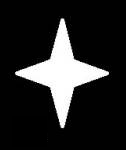
#> input picture opencv-python-学习笔记-kenny/笔记配套代码/04_cv_image-process/mydata/sijiaoxing.png, 126 x 150 px
$ python convecitydefects.py   (older library calls are emulated)
#> lines starting #> are read from the running program, lines starting #| are printed output that depends on the picture; after the words box and inside, x2 and y2 are one past the last pixel; in counts of white or black regions, pixels touching at a corner belong together
import cv2
import numpy as np

img = cv2.imread('../../mydata/sijiaoxing.png')  # 填写图片名称
#> img is the input picture: shape (150, 126, 3); min 0, max 255, mean 39.3
cv2.imshow("pic", img)
gray = cv2.cvtColor(img,cv2.COLOR_BGR2GRAY)
ret,th = cv2.threshold(gray,125,255,cv2.THRESH_BINARY)
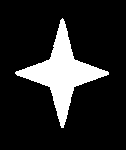
#> th: shape (150, 126); 15.2% white; 1 white region
_,contours,hierarchy = cv2.findContours(th,cv2.RETR_TREE,cv2.CHAIN_APPROX_SIMPLE)
#> contours = 1 contour; box (x1, y1, x2, y2) and area: (15, 18, 109, 128) 2710
cnt = contours[0]
#> cnt = contour of 195 points, box (x1, y1, x2, y2) (15, 18, 109, 128), area 2710
hull = cv2.convexHull(cnt,returnPoints=False)  # 注意，如果需要获取凸缺陷点，需要returnPoints = False
#> hull = [194, 148, 147, 100, 99, 51, 50, 1, 0]
defects = cv2.convexityDefects(cnt,hull)
#> defects = [[1, 50, 25, 4430], [51, 99, 76, 4497], [100, 147, 121, 4676], [148, 194, 173, 4510]]
for i in range(defects.shape[0]):
    s,e,f,d = defects[i,0]
    start = tuple(cnt[s][0])
    end = tuple(cnt[e][0])
    far = tuple(cnt[f][0])
    cv2.line(img,start,end,(0,255,0),2)
    cv2.circle(img,far,5,(255,0,0),-1)
#> this loop made 4 passes
#> (s, e, f, d, start, end, far) on passes 1 to 4: (1, 50, 25, 4430, (60, 20), (15, 72), (50, 58)), (51, 99, 76, 4497, (15, 73), (61, 127), (50, 87)), (100, 147, 121, 4676, (63, 127), (108, 74), (73, 87)), (148, 194, 173, 4510, (108, 72), (63, 19), (73, 58))
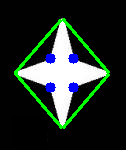
#> img: shape (150, 126, 3); 6.57% of pixels changed, all inside (x1, y1, x2, y2) = (14, 18, 110, 129)
cv2.imshow('res',img)
cv2.waitKey(0)
cv2.destroyAllWindows()
